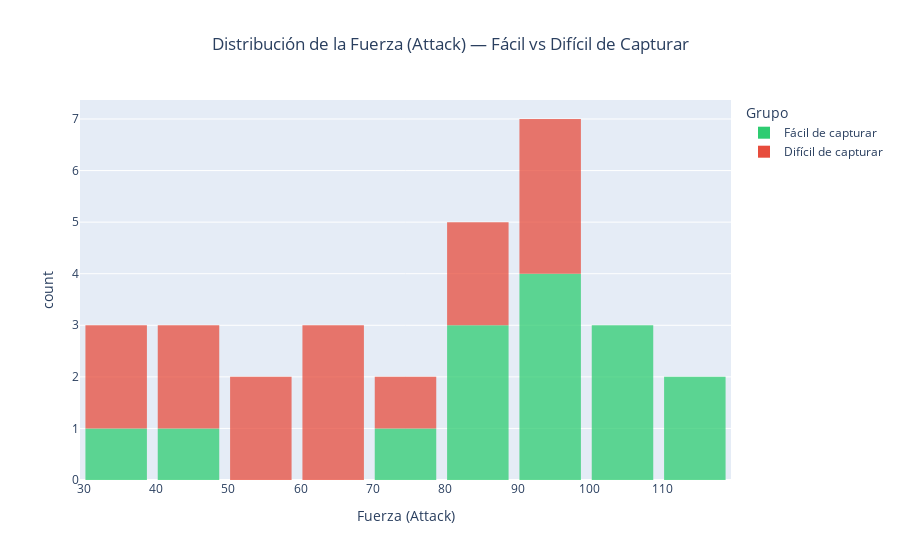

Here is the notebook cell this chart was saved with:
### Code cell
#creación del histograma
fig = px.histogram(
    comparacion,
    x='attack',
    color='grupo',
    nbins=10,
    title='Distribución de la Fuerza (Attack) — Fácil vs Difícil de Capturar',
    labels={
        'attack': 'Fuerza (Attack)',
        'grupo': 'Grupo',
        'count': 'Cantidad de Pokémon'
    },
    opacity=0.75,
    color_discrete_map={
        'Fácil de capturar': '#2ECC71',     # verde
        'Difícil de capturar': '#E74C3C'    # rojo
    }
)

fig.update_layout(
    bargap=0.15,
    title_x=0.5
)

fig.show()

### Figure 1 — Plotly figure (JSON) as saved in the notebook; plotly's stock layout.template omitted (floating-point values rounded to 4 significant figures)
{"data": [{"bingroup": "x", "hovertemplate": "Grupo=Fácil de capturar<br>Fuerza (Attack)=%{x}<br>count=%{y}<extra></extra>", "legendgroup": "Fácil de capturar", "marker": {"color": "#2ECC71", "opacity": 0.75, "pattern": {"shape": ""}}, "name": "Fácil de capturar", "nbinsx": 10, "orientation": "v", "showlegend": true, "type": "histogram", "x": [115, 90, 35, 85, 100, 90, 75, 90, 90, 100, 110, 88, 100, 80, 40], "xaxis": "x", "yaxis": "y"}, {"bingroup": "x", "hovertemplate": "Grupo=Difícil de capturar<br>Fuerza (Attack)=%{x}<br>count=%{y}<extra></extra>", "legendgroup": "Difícil de capturar", "marker": {"color": "#E74C3C", "opacity": 0.75, "pattern": {"shape": ""}}, "name": "Difícil de capturar", "nbinsx": 10, "orientation": "v", "showlegend": true, "type": "histogram", "x": [35, 92, 45, 40, 92, 70, 55, 90, 63, 65, 35, 65, 50, 85, 85], "xaxis": "x", "yaxis": "y"}], "layout": {"bargap": 0.15, "barmode": "relative", "legend": {"title": {"text": "Grupo"}, "tracegroupgap": 0}, "title": {"text": "Distribución de la Fuerza (Attack) — Fácil vs Difícil de Capturar", "x": 0.5}, "xaxis": {"anchor": "y", "domain": [0, 1], "title": {"text": "Fuerza (Attack)"}}, "yaxis": {"anchor": "x", "domain": [0, 1], "title": {"text": "count"}}}}
